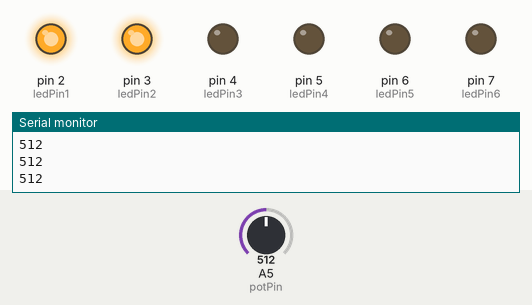
Simulated run of this sketch. Board: Arduino Uno, built with avr-gcc and run on an emulated ATmega328P. On the bench: output pins drawn as LEDs (lit = HIGH), the last lines printed to the serial monitor. The inputs (shaded band) are chosen by the test bench; at power-on: A5 (potPin) = 512.

Above: at 1.2 s.
1.3 s: A5 (potPin) set to 474
2.8 s: A5 (potPin) set to 453
At 3.8 s:
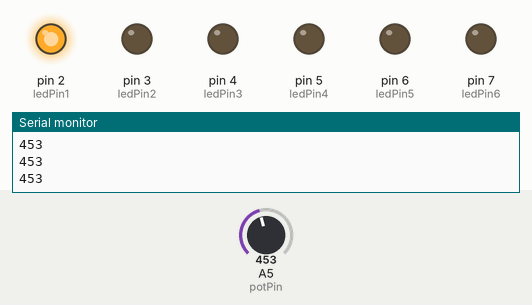
4.3 s: A5 (potPin) set to 570
At 5.1 s:
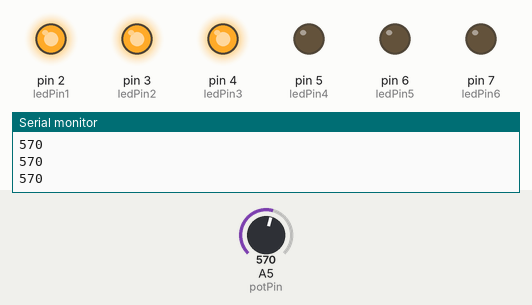
5.8 s: A5 (potPin) set to 646
7.3 s: A5 (potPin) set to 669
At 7.9 s:
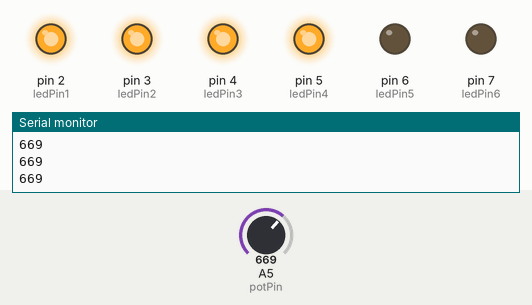
8.8 s: A5 (potPin) set to 650
At 9.3 s:
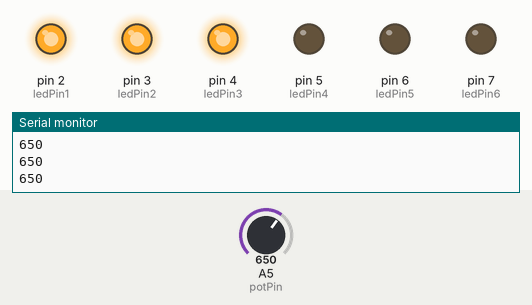
Timing chart, 0 to 11.3 s (numbered marks = the images above; inputs shaded):
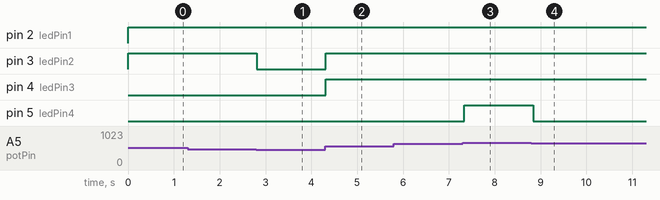

Measured:
- the behaviour switches between 468 and 467 on A5 (potPin) (found by bisection; images 0 and 1)
- the behaviour switches between 660 and 661 on A5 (potPin) (found by bisection; images 2 and 3)
- after the input at 2.8 s, pin 3 (ledPin2): HIGH → LOW at once
- after the input at 4.3 s, pin 3 (ledPin2), pin 4 (ledPin3): LOW → HIGH at once
- after the input at 7.3 s, pin 5 (ledPin4): LOW → HIGH at once
- after the input at 8.8 s, pin 5 (ledPin4): HIGH → LOW at once

The sketch:

read_pot.ino
```cpp
//Reads the State of a Pot and displays on screen

int potPin = 5;
int ledPin1 = 2;
int ledPin2 = 3;
int ledPin3 = 4;
int ledPin4 = 5;
int ledPin5 = 6;
int ledPin6 = 7;

void setup()
{
  //sets the button pin as an input
  pinMode(potPin, INPUT);
  pinMode(ledPin1, OUTPUT);
  pinMode(ledPin2, OUTPUT);
  pinMode(ledPin3, OUTPUT);
  pinMode(ledPin4, OUTPUT);
  pinMode(ledPin5, OUTPUT);
  pinMode(ledPin6, OUTPUT);

  //Allows us to listen to serial communications from the arduino
  Serial.begin(9600);
}

void loop()
{
  // print the button state to a serial terminal
  int val = analogRead(potPin);

  if (val > 0) digitalWrite(ledPin1, HIGH);
    else digitalWrite(ledPin1, LOW);
  if (val > 467) digitalWrite(ledPin2, HIGH);
    else digitalWrite(ledPin2, LOW);
  if (val > 560) digitalWrite(ledPin3, HIGH);
    else digitalWrite(ledPin3, LOW);
  if (val > 660) digitalWrite(ledPin4, HIGH);
    else digitalWrite(ledPin4, LOW);
  if (val > 788) digitalWrite(ledPin5, HIGH);
    else digitalWrite(ledPin5, LOW);
  if (val > 1000) digitalWrite(ledPin6, HIGH);
    else digitalWrite(ledPin6, LOW);

  Serial.println(analogRead(potPin));
  delay(100);
  //wait one second, then print again.
}
```
